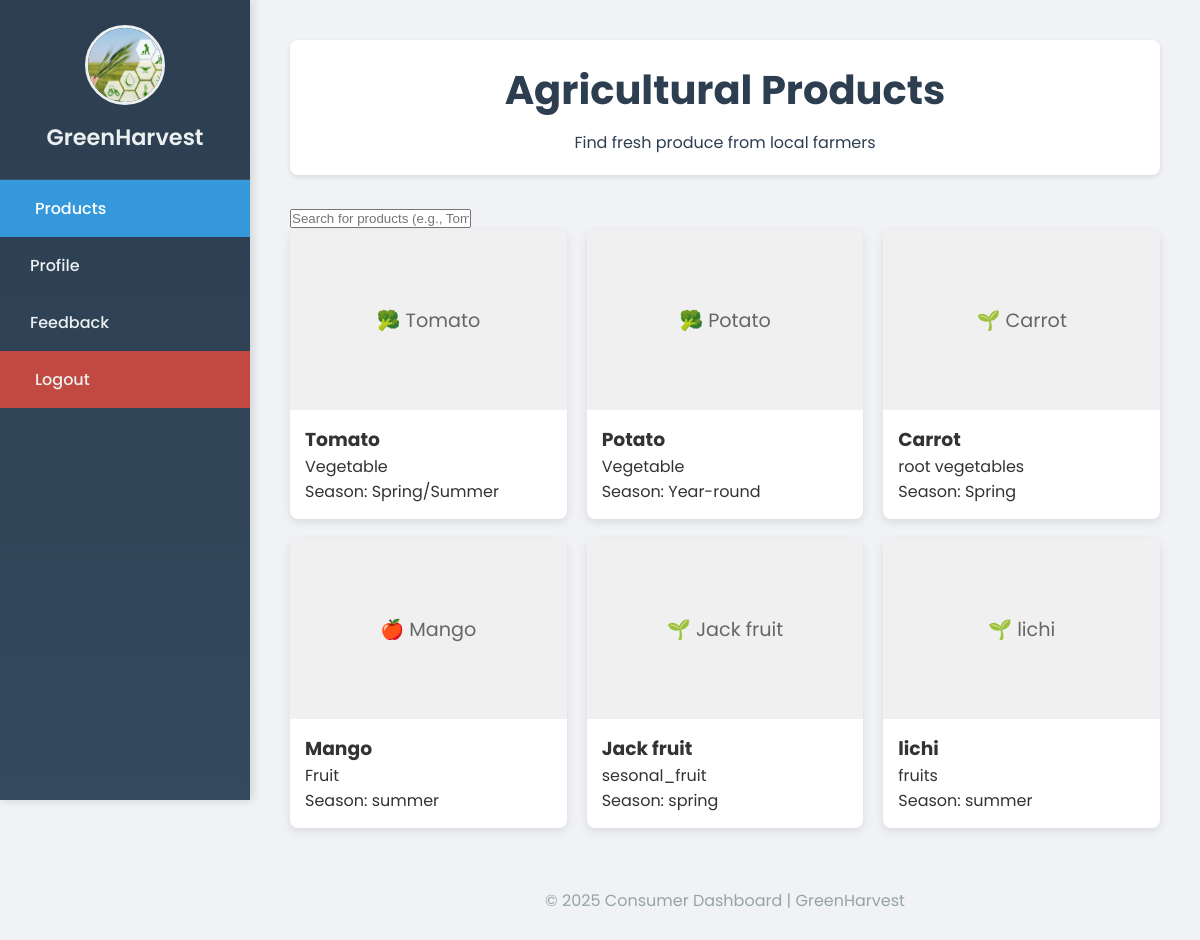
Screenshot of /consumer_dashboard.php with the database file from the repository.
### tables this page shows
CREATE TABLE `agri_product` (
  `product_id` int(11) NOT NULL,
  `name` varchar(255) NOT NULL,
  `seasonality` varchar(255) DEFAULT NULL,
  `type` varchar(255) DEFAULT NULL
);

### consumer_dashboard.php (the view, shortened to what this page needs)
<?php
$db = mysqli_connect('localhost', 'root', '', 'agriculture');
$products_query = "SELECT * FROM agri_product";
$products_result = mysqli_query($db, $products_query);
$products = mysqli_fetch_all($products_result, MYSQLI_ASSOC);
$current_section = isset($_GET['section']) ? $_GET['section'] : 'products';
?>
<!DOCTYPE html>
<html lang="en">
<head>
</head>
<body>
  <nav class="navbar">
    <div class="navbar-left">
      <img class="logo-img" src="images/pic2.png" alt="Logo">
      <a href="#" class="logo">GreenHarvest</a>
    </div>
    <ul class="nav-links">
        <li class="<?= $current_section === 'products' ? 'active' : '' ?>"><button onclick="showSection('products', event)">Products</button></li>
        <li class="<?= $current_section === 'profile' ? 'active' : '' ?>"><button onclick="showSection('profile', event)">Profile</button></li>
        <li class="<?= $current_section === 'feedback' ? 'active' : '' ?>"><button onclick="showSection('feedback', event)">Feedback</button></li>
        <li id="Logout"><a href="logout.php">Logout</a></li>
    </ul>
  </nav>
  <div class="main-content">
        <div id="products" class="section <?= $current_section === 'products' ? 'active' : '' ?>">
            <header>
                <h1>Agricultural Products</h1>
                <p>Find fresh produce from local farmers</p>
            </header>
            <div class="search-container">
                <input type="text" id="search-input" placeholder="Search for products (e.g., Tomato, Rice, Mango)...">
            </div>
            <div class="products-grid" id="products-container">
                <?php foreach ($products as $product): ?>
                    <div class="product-card">
                        <div class="product-image">
                            <?php
                                $emoji = '🌱';
                                if ($product['type'] === 'Fruit') $emoji = '🍎';
                                elseif ($product['type'] === 'Vegetable') $emoji = '🥦';
                                elseif ($product['type'] === 'Cereal') $emoji = '🌾';
                                echo $emoji . ' ' . htmlspecialchars($product['name']);
                            ?>
                        </div>
                        <div class="product-info">
                            <h3 class="product-name"><?= htmlspecialchars($product['name']) ?></h3>
                            <span class="product-type"><?= htmlspecialchars($product['type']) ?></span>
                            <p class="product-season">Season: <?= htmlspecialchars($product['seasonality']) ?></p>
                        </div>
                    </div>
                <?php endforeach; ?>
            </div>
        </div>
        <footer>
            <p>&copy; 2025 Consumer Dashboard | GreenHarvest</p>
        </footer>
  </div>
</body>
</html>

### consumer_dashboard.php (style rules this page uses)
* { margin: 0; padding: 0; box-sizing: border-box; }
html, body { font-family: 'Poppins', sans-serif; background-color: #f0f2f5; color: #333; height: 100%; }
.navbar { width: 250px; height: 100vh; position: fixed; top: 0; left: 0; background: linear-gradient(180deg, #2c3e50, #34495e); box-shadow: 2px 0 10px rgba(0, 0, 0, 0.15); display: flex; flex-direction: column; z-index: 1000; overflow-y: auto; }
.navbar-left { padding: 25px 20px; display: flex; flex-direction: column; align-items: center; gap: 15px; border-bottom: 1px solid rgba(255, 255, 255, 0.1); }
.navbar .logo-img { height: 80px; width: 80px; border-radius: 50%; border: 3px solid #ecf0f1; object-fit: cover; }
.navbar .logo { font-size: 1.4rem; font-weight: 600; color: #ecf0f1; text-decoration: none; text-align: center; }
.nav-links { list-style: none; padding: 0; margin: 0; flex-grow: 1; display: flex; flex-direction: column; }
.nav-links li { width: 100%; }
.nav-links a, .nav-links button { display: block; padding: 16px 30px; color: #ecf0f1; text-decoration: none; font-size: 1rem; font-weight: 500; transition: background 0.3s ease, color 0.3s ease, padding-left 0.3s ease; border-left: 5px solid transparent; background: none; border: none; cursor: pointer; width: 100%; text-align: left; font-family: 'Poppins', sans-serif; }
.nav-links a:hover, .nav-links button:hover, .nav-links li.active a, .nav-links li.active button { background: #3498db; color: #fff; padding-left: 35px; border-left-color: #ecf0f1; }
#Logout a, #Logout button { background-color: rgba(231, 76, 60, 0.8); border-left: 5px solid transparent; }
.main-content { margin-left: 250px; padding: 40px; transition: margin-left 0.3s ease; }
header { background-color: #fff; color: #2c3e50; padding: 20px; text-align: center; margin-bottom: 30px; border-radius: 8px; box-shadow: 0 2px 5px rgba(0,0,0,0.1); }
h1 { font-size: 2.5rem; margin-bottom: 10px; }
.products-grid { display: grid; grid-template-columns: repeat(auto-fill, minmax(250px, 1fr)); gap: 20px; }
.product-card { background-color: white; border-radius: 8px; overflow: hidden; box-shadow: 0 3px 10px rgba(0,0,0,0.1); transition: transform 0.3s, box-shadow 0.3s; }
.product-image { height: 180px; background-color: #f0f0f0; display: flex; align-items: center; justify-content: center; color: #666; font-size: 1.2rem; }
.product-info { padding: 15px; }
.section { display: none; }
.section.active { display: block; }
footer { text-align: center; padding: 20px 0; margin-top: 40px; color: #95a5a6; }

### rows the page displays
agri_product: type "🥦", name "Tomato", type "Vegetable", seasonality "Spring/Summer"
agri_product: type "🥦", name "Potato", type "Vegetable", seasonality "Year-round"
agri_product: emoji "🌱", name "Carrot", type "root vegetables", seasonality "Spring"
agri_product: type "🍎", name "Mango", type "Fruit", seasonality "summer"
agri_product: emoji "🌱", name "Jack fruit", type "sesonal_fruit", seasonality "spring"
agri_product: emoji "🌱", name "lichi", type "fruits", seasonality "summer"
